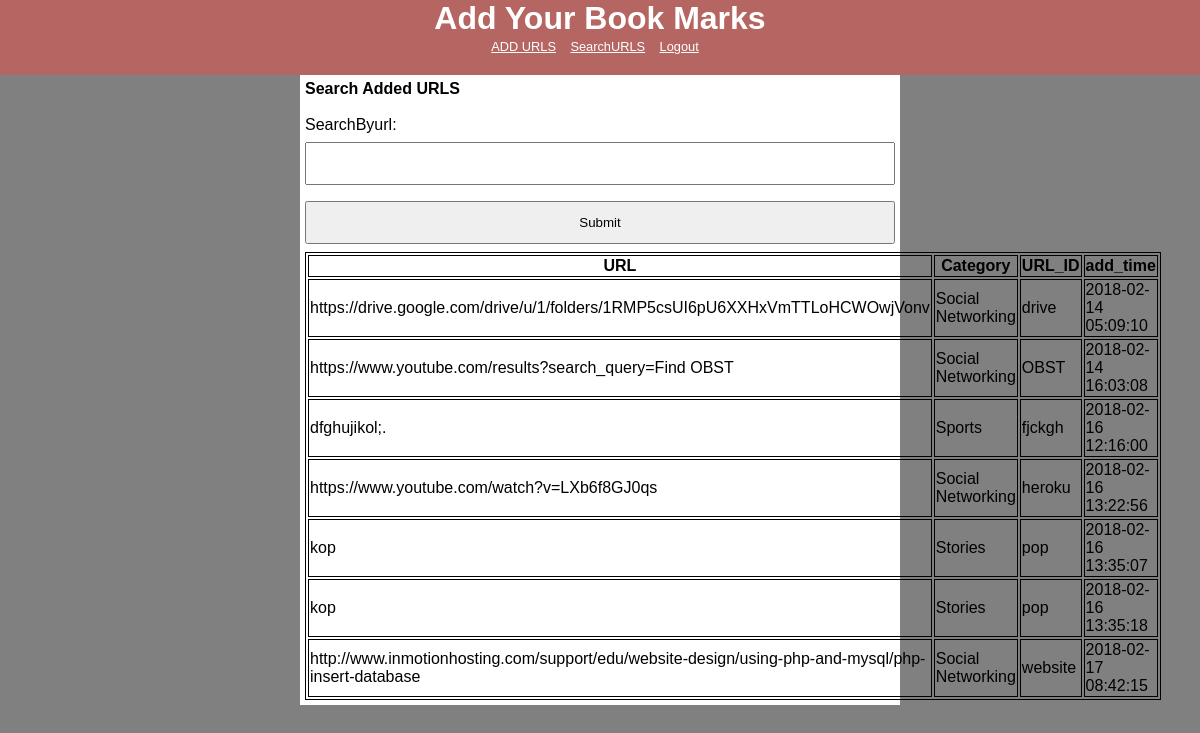
The app's page /search.php (signed in) with its own data.
### tables this page shows
CREATE TABLE `url` (
  `user_id` int(5) NOT NULL,
  `username` varchar(1000) NOT NULL,
  `url` varchar(1000) NOT NULL,
  `url_id` varchar(100) NOT NULL,
  `category` varchar(100) NOT NULL,
  `add_time` timestamp NOT NULL DEFAULT CURRENT_TIMESTAMP
);

### search.php (the view, shortened to what this page needs)
<?php
	include "connect.php";
	$user_id = $_SESSION['user_id'];
?>
<!DOCTYPE html>
<html>
	<head>
		<link rel="stylesheet" href="home.css">
	</head>
	<body>
		<div class="header">
			<?php include "header.php"?>
		</div>
		<div class="content">
			<div class="disp decription">
				<h3>Search Added URLS</h3><br>
				<form method="post" id="frm">
					SearchByurl:<input type="text" name="urls" id="urls">
					<input type="button" value="Submit" name="submit" onclick="showurls();">
				</form>
				<div id="comments" class="comments">
					<?php $qry1 = "SELECT * FROM `url` where `user_id`='$user_id';";
					$sql1 = mysqli_query($conn,$qry1);
					if(mysqli_num_rows($sql1)>0) {
						echo "<table class='pop'>";
						echo "<tr>";
						echo "<th>URL</th>";
						echo "<th>Category</th>";
						echo "<th>URL_ID</th>";
						echo "<th>add_time</th>";
						echo "</tr>";
						while($row1=mysqli_fetch_assoc($sql1)) {
							echo "<tr>";
							echo "<td>";
							echo $row1['url'];
							echo "</td>";
							echo "<td>";
							echo $row1['category'];
							echo "</td>";
							echo "<td>";
							echo $row1['url_id'];
							echo "</td>";
							echo "<td>";
							echo $row1['add_time'];
							echo "</td>";
							echo "</tr>";
						}
						echo "</table>";
					}else echo "Nocomments"; ?>
				</div>
		</div>
		</div>
	</body>
</html>

### home.css (style rules this page uses)
html, body, header, footer, hgroup, article, section, h1, h2, h3, ul, li, body, div, p, img,ol { margin: 0; padding: 0; font-size: 100%; vertical-align: baseline; border: 0; }
body { background-color: grey; font-family: Arial, Helvetica, sans-serif; }
.header { background-color: #B56662; color: white; text-align: center; }
.content { padding-left: 25%; padding-right: 25%; }
.disp { background-color: white; padding: 5px; }
table th,td { border:1px solid black; }
table { border:1px solid black; table-layout:auto; }
input { width: 100%; padding: 12px 20px; margin: 8px 0; box-sizing: border-box; }

### records on screen
url: url "https://drive.google.com/drive/u/1/folders/1RMP5csUI6pU6XXHxVmTTLoHCWOwjVonv", category "Social Networking", url "drive", add_time "2018-02-14 05:09:10"
url: url "https://www.youtube.com/results?search_query=Find OBST", category "Social Networking", url "OBST", add_time "2018-02-14 16:03:08"
url: url "dfghujikol;.", category "Sports", url "fjckgh", add_time "2018-02-16 12:16:00"
url: url "https://www.youtube.com/watch?v=LXb6f8GJ0qs", category "Social Networking", url "heroku", add_time "2018-02-16 13:22:56"
url: url "kop", category "Stories", url "pop", add_time "2018-02-16 13:35:07"
url: url "kop", category "Stories", url "pop", add_time "2018-02-16 13:35:18"
url: url "http://www.inmotionhosting.com/support/edu/website-design/using-php-and-mysql/php-insert-database", category "Social Networking", url "website", add_time "2018-02-17 08:42:15"
